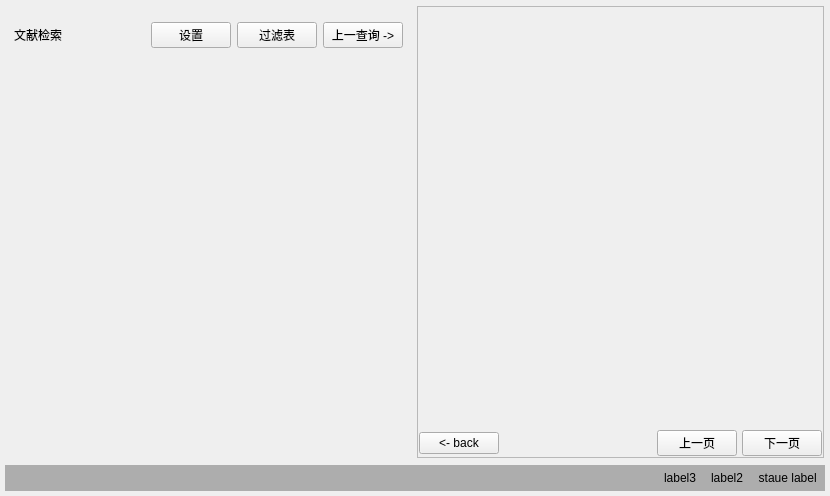
<?xml version="1.0" encoding="UTF-8"?>
<ui version="4.0">
 <class>MainWindow</class>
 <widget class="QMainWindow" name="MainWindow">
  <property name="geometry">
   <rect>
    <x>0</x>
    <y>0</y>
    <width>830</width>
    <height>496</height>
   </rect>
  </property>
  <property name="minimumSize">
   <size>
    <width>830</width>
    <height>496</height>
   </size>
  </property>
  <property name="contextMenuPolicy">
   <enum>Qt::DefaultContextMenu</enum>
  </property>
  <property name="windowTitle">
   <string>Document Retrieval </string>
  </property>
  <property name="windowOpacity">
   <double>0.955500000000000</double>
  </property>
  <property name="styleSheet">
   <string notr="true"/>
  </property>
  <widget class="QWidget" name="centralwidget">
   <property name="autoFillBackground">
    <bool>false</bool>
   </property>
   <property name="styleSheet">
    <string notr="true"/>
   </property>
   <property name="background" stdset="0">
    <bool>true</bool>
   </property>
   <layout class="QVBoxLayout" name="verticalLayout">
    <property name="leftMargin">
     <number>5</number>
    </property>
    <property name="topMargin">
     <number>5</number>
    </property>
    <property name="rightMargin">
     <number>5</number>
    </property>
    <property name="bottomMargin">
     <number>5</number>
    </property>
    <item>
     <widget class="QWidget" name="body" native="true">
      <property name="styleSheet">
       <string notr="true"/>
      </property>
      <layout class="QHBoxLayout" name="horizontalLayout_3">
       <property name="spacing">
        <number>5</number>
       </property>
       <property name="leftMargin">
        <number>0</number>
       </property>
       <property name="topMargin">
        <number>1</number>
       </property>
       <property name="rightMargin">
        <number>1</number>
       </property>
       <property name="bottomMargin">
        <number>1</number>
       </property>
       <item>
        <widget class="QWidget" name="left" native="true">
         <property name="bc" stdset="0">
          <string>white</string>
         </property>
         <layout class="QVBoxLayout" name="verticalLayout_3">
          <item>
           <layout class="QHBoxLayout" name="menu" stretch="4,0,0,0">
            <property name="sizeConstraint">
             <enum>QLayout::SetFixedSize</enum>
            </property>
            <item>
             <widget class="QLabel" name="main_title">
              <property name="minimumSize">
               <size>
                <width>0</width>
                <height>40</height>
               </size>
              </property>
              <property name="maximumSize">
               <size>
                <width>16777215</width>
                <height>40</height>
               </size>
              </property>
              <property name="text">
               <string>文献检索</string>
              </property>
              <property name="dt" stdset="0">
               <string>mtc</string>
              </property>
             </widget>
            </item>
            <item>
             <widget class="QPushButton" name="buttonSetting">
              <property name="text">
               <string>设置</string>
              </property>
              <property name="bc" stdset="0">
               <string>transparent</string>
              </property>
              <property name="ico" stdset="0">
               <string>setting</string>
              </property>
             </widget>
            </item>
            <item>
             <widget class="QPushButton" name="buttonFtable">
              <property name="text">
               <string>过滤表</string>
              </property>
              <property name="bc" stdset="0">
               <string>transparent</string>
              </property>
              <property name="ico" stdset="0">
               <string>table</string>
              </property>
             </widget>
            </item>
            <item>
             <widget class="QPushButton" name="buttonresult">
              <property name="text">
               <string>上一查询 -&gt;</string>
              </property>
              <property name="bc" stdset="0">
               <string>orange</string>
              </property>
             </widget>
            </item>
           </layout>
          </item>
          <item>
           <spacer name="verticalSpacer">
            <property name="orientation">
             <enum>Qt::Vertical</enum>
            </property>
            <property name="sizeHint" stdset="0">
             <size>
              <width>20</width>
              <height>40</height>
             </size>
            </property>
           </spacer>
          </item>
         </layout>
        </widget>
       </item>
       <item>
        <widget class="QScrollArea" name="right">
         <property name="horizontalScrollBarPolicy">
          <enum>Qt::ScrollBarAlwaysOff</enum>
         </property>
         <property name="widgetResizable">
          <bool>true</bool>
         </property>
         <widget class="QWidget" name="info">
          <property name="geometry">
           <rect>
            <x>0</x>
            <y>0</y>
            <width>405</width>
            <height>450</height>
           </rect>
          </property>
          <layout class="QVBoxLayout" name="verticalLayout_4">
           <property name="spacing">
            <number>5</number>
           </property>
           <property name="leftMargin">
            <number>1</number>
           </property>
           <property name="topMargin">
            <number>1</number>
           </property>
           <property name="rightMargin">
            <number>1</number>
           </property>
           <property name="bottomMargin">
            <number>1</number>
           </property>
           <item>
            <spacer name="verticalSpacer_3">
             <property name="orientation">
              <enum>Qt::Vertical</enum>
             </property>
             <property name="sizeHint" stdset="0">
              <size>
               <width>20</width>
               <height>502</height>
              </size>
             </property>
            </spacer>
           </item>
           <item>
            <layout class="QHBoxLayout" name="foot_menu">
             <item>
              <widget class="QPushButton" name="buttonback">
               <property name="text">
                <string>&lt;- back</string>
               </property>
               <property name="bc" stdset="0">
                <string>grey</string>
               </property>
              </widget>
             </item>
             <item>
              <spacer name="horizontalSpacer_3">
               <property name="orientation">
                <enum>Qt::Horizontal</enum>
               </property>
               <property name="sizeHint" stdset="0">
                <size>
                 <width>6</width>
                 <height>20</height>
                </size>
               </property>
              </spacer>
             </item>
             <item>
              <widget class="QPushButton" name="buttonLast">
               <property name="maximumSize">
                <size>
                 <width>200</width>
                 <height>16777215</height>
                </size>
               </property>
               <property name="text">
                <string>上一页</string>
               </property>
              </widget>
             </item>
             <item>
              <widget class="QPushButton" name="buttonNext">
               <property name="maximumSize">
                <size>
                 <width>200</width>
                 <height>16777215</height>
                </size>
               </property>
               <property name="text">
                <string>下一页</string>
               </property>
              </widget>
             </item>
            </layout>
           </item>
          </layout>
         </widget>
        </widget>
       </item>
      </layout>
     </widget>
    </item>
    <item>
     <widget class="QWidget" name="foot" native="true">
      <property name="styleSheet">
       <string notr="true">background-color: rgb(173, 173, 173);</string>
      </property>
      <layout class="QHBoxLayout" name="horizontalLayout_4">
       <property name="spacing">
        <number>15</number>
       </property>
       <property name="leftMargin">
        <number>5</number>
       </property>
       <property name="topMargin">
        <number>3</number>
       </property>
       <property name="rightMargin">
        <number>5</number>
       </property>
       <property name="bottomMargin">
        <number>3</number>
       </property>
       <item>
        <spacer name="horizontalSpacer_5">
         <property name="orientation">
          <enum>Qt::Horizontal</enum>
         </property>
         <property name="sizeHint" stdset="0">
          <size>
           <width>40</width>
           <height>20</height>
          </size>
         </property>
        </spacer>
       </item>
       <item>
        <widget class="QLabel" name="tips_3">
         <property name="text">
          <string>label3</string>
         </property>
         <property name="dt" stdset="0">
          <string>tips</string>
         </property>
        </widget>
       </item>
       <item>
        <widget class="QLabel" name="tips_2">
         <property name="text">
          <string>label2</string>
         </property>
         <property name="alignment">
          <set>Qt::AlignRight|Qt::AlignTrailing|Qt::AlignVCenter</set>
         </property>
         <property name="dt" stdset="0">
          <string>tips</string>
         </property>
        </widget>
       </item>
       <item>
        <widget class="QLabel" name="tips">
         <property name="text">
          <string>staue label </string>
         </property>
         <property name="alignment">
          <set>Qt::AlignRight|Qt::AlignTrailing|Qt::AlignVCenter</set>
         </property>
         <property name="dt" stdset="0">
          <string>tips</string>
         </property>
        </widget>
       </item>
      </layout>
     </widget>
    </item>
   </layout>
  </widget>
 </widget>
 <resources/>
 <connections/>
</ui>
